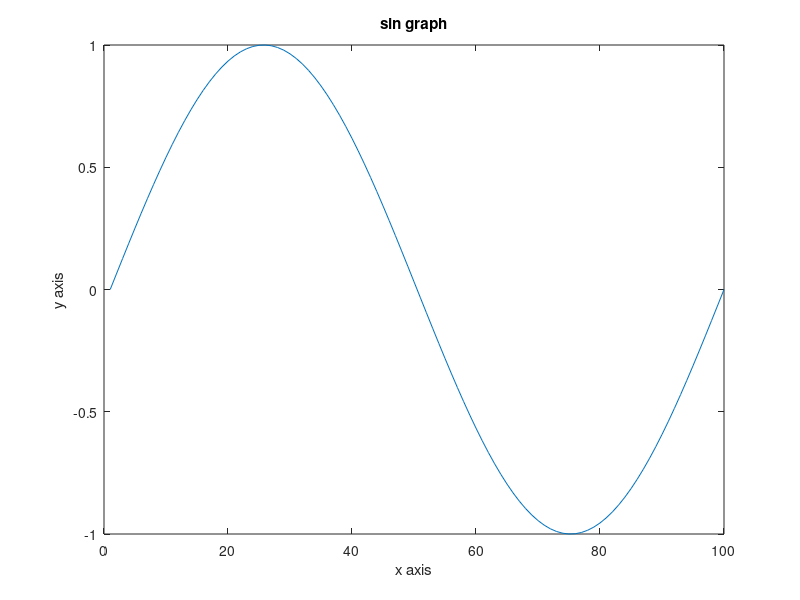

Here is the MATLAB script that generated this plot:
% 균일한 간격으로 table 생성
n = 100;
l = 0;
r = 2*pi;
x = linspace(l,r,n);

plot(sin(x));
xlabel('x axis');
ylabel('y axis');
title('sin graph');


